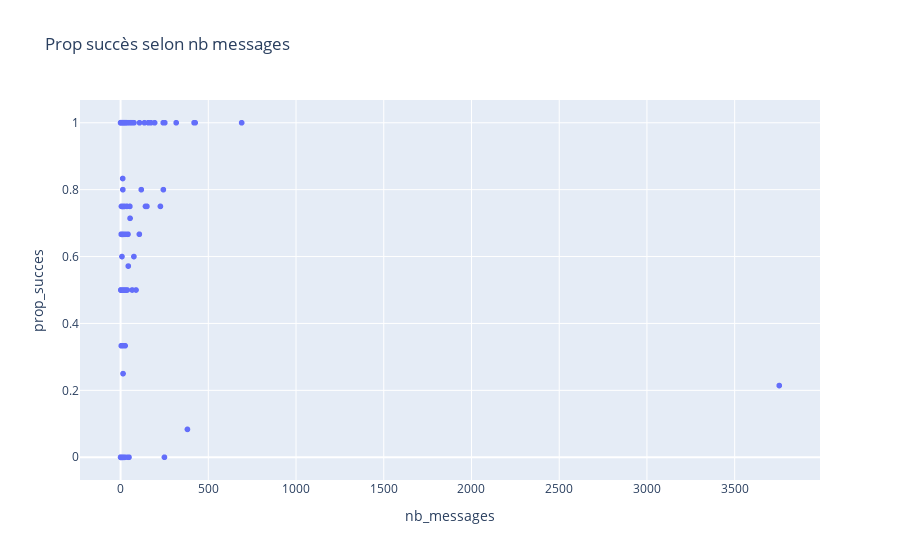

Notebook code cell kept with this figure:
### Code cell
# prop succès en fonction du nb messages
fig = px.scatter(data_by_user, 
             x="nb_messages", 
             y="prop_succes",
             hover_name = "user",
             title="Prop succès selon nb messages")
fig.show()

### Figure 1 — Plotly figure (JSON) as saved in the notebook; plotly's stock layout.template omitted (floating-point values rounded to 4 significant figures; data arrays with more than 128 entries replaced by an {"elided": "..."} marker saying what was removed)
{"data": [{"hovertemplate": "<b>%{hovertext}</b><br><br>nb_messages=%{x}<br>prop_succes=%{y}<extra></extra>", "hovertext": {"elided": "4329 str values"}, "legendgroup": "", "marker": {"color": "#636efa", "symbol": "circle"}, "mode": "markers", "name": "", "showlegend": false, "type": "scattergl", "x": {"elided": "4329 int values"}, "xaxis": "x", "y": {"elided": "4329 float values"}, "yaxis": "y"}], "layout": {"legend": {"tracegroupgap": 0}, "title": {"text": "Prop succès selon nb messages"}, "xaxis": {"anchor": "y", "domain": [0, 1], "title": {"text": "nb_messages"}}, "yaxis": {"anchor": "x", "domain": [0, 1], "title": {"text": "prop_succes"}}}}
